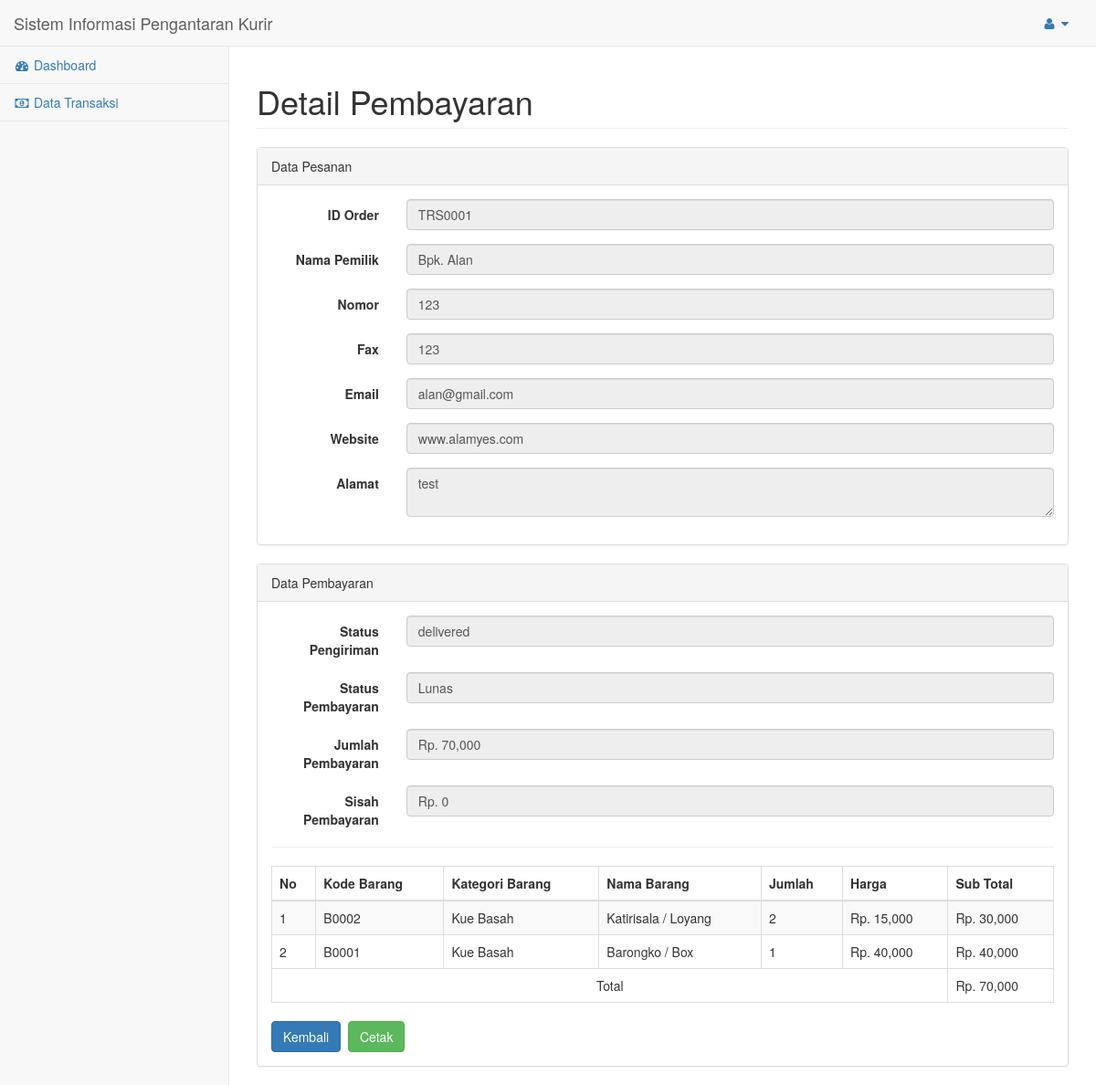
Screenshot of /penjualan/kurir/dt_transaksi_detail.php?Kode=TRS0001 (signed in) with the database file from the repository.
### tables this page shows
CREATE TABLE `tb_retail_pemesanan` (
  `id_pemesanan_retail` int(11) NOT NULL,
  `kd_transaksi` varchar(20) NOT NULL,
  `id_retail` varchar(10) NOT NULL,
  `status_pengiriman` enum('onprocess','delivered','redelivered') DEFAULT NULL,
  `status_pembayaran` enum('proses','lunas','belum_lunas') NOT NULL,
  `jumlah_pembayaran` int(11) DEFAULT NULL,
  `sisah_pembayaran` int(11) DEFAULT NULL,
  `total` int(11) NOT NULL,
  `waktu` date NOT NULL
);

CREATE TABLE `tb_retail` (
  `id_retail` varchar(20) NOT NULL,
  `nama_pemilik` varchar(50) NOT NULL,
  `nama_toko` varchar(50) NOT NULL,
  `tgl_lahir` date NOT NULL,
  `tgl_daftar` datetime NOT NULL DEFAULT CURRENT_TIMESTAMP,
  `foto_ktp` varchar(50) NOT NULL,
  `nomor` varchar(20) NOT NULL,
  `fax` varchar(10) NOT NULL,
  `email` varchar(50) NOT NULL,
  `website` varchar(50) NOT NULL,
  `alamat` text NOT NULL,
  `username` varchar(50) NOT NULL,
  `password` text NOT NULL,
  `foto` varchar(50) DEFAULT NULL
);

CREATE TABLE `tb_retail_transaksi` (
  `id_retail_transaksi` int(11) NOT NULL,
  `kd_transaksi` varchar(15) NOT NULL,
  `kd_barang` varchar(15) NOT NULL,
  `jumlah` int(11) NOT NULL,
  `harga` int(11) NOT NULL,
  `sub_total` int(11) NOT NULL
);

CREATE TABLE `kategori` (
  `kd_kategori` char(10) NOT NULL,
  `nm_kategori` varchar(100) NOT NULL
);

CREATE TABLE `barang` (
  `kd_barang` char(5) NOT NULL,
  `nm_barang` varchar(100) NOT NULL,
  `harga_jual` int(12) NOT NULL,
  `harga_retail` int(12) NOT NULL,
  `stok` int(4) NOT NULL,
  `keterangan` text NOT NULL,
  `file_gambar` varchar(100) NOT NULL,
  `kd_kategori` char(4) NOT NULL
);

### penjualan/kurir/dt_transaksi_detail.php (the view, shortened to what this page needs)
<?php
include_once "session.php";
$kd  = $_GET['Kode'];
$sql = "SELECT tb_retail_pemesanan.kd_transaksi, tb_retail.nama_pemilik, tb_retail.nomor, tb_retail.fax, tb_retail.email, tb_retail.website, tb_retail.alamat, kategori.nm_kategori, barang.nm_barang, tb_retail_transaksi.kd_barang, tb_retail_transaksi.jumlah, tb_retail_transaksi.harga, tb_retail_transaksi.sub_total FROM tb_retail_pemesanan INNER JOIN tb_retail_transaksi ON tb_retail_pemesanan.kd_transaksi = tb_retail_transaksi.kd_transaksi INNER JOIN tb_retail ON tb_retail_pemesanan.id_retail = tb_retail.id_retail INNER JOIN barang ON tb_retail_transaksi.kd_barang = barang.kd_barang INNER JOIN kategori ON barang.kd_kategori = kategori.kd_kategori WHERE tb_retail_pemesanan.kd_transaksi = '$kd'";
$qry = mysqli_query($mysqli, $sql) or die ("MySQL salah! ".mysqli_error($mysqli));
$row = mysqli_fetch_array($qry, MYSQLI_ASSOC);
?>
<!DOCTYPE html>
<html lang="en">
<head>
    <link href="../assets/kurir/vendor/bootstrap/css/bootstrap.min.css" rel="stylesheet">
    <link href="../assets/kurir/vendor/metisMenu/metisMenu.min.css" rel="stylesheet">
    <link href="../assets/kurir/dist/css/sb-admin-2.css" rel="stylesheet">
    <link href="../assets/kurir/vendor/font-awesome/css/font-awesome.min.css" rel="stylesheet" type="text/css">
</head>
<body>
    <div id="wrapper">
        <nav class="navbar navbar-default navbar-static-top" role="navigation" style="margin-bottom: 0">
            <div class="navbar-header">
                <a class="navbar-brand" href="index.php">Sistem Informasi Pengantaran Kurir</a>
            </div>
            <ul class="nav navbar-top-links navbar-right">
                <li class="dropdown">
                    <a class="dropdown-toggle" data-toggle="dropdown" href="#">
                        <i class="fa fa-user fa-fw"></i> <i class="fa fa-caret-down"></i>
                    </a>
                </li>
            </ul>
            <div class="navbar-default sidebar" role="navigation">
                <div class="sidebar-nav navbar-collapse">
                    <ul class="nav" id="side-menu">
                        <li>
                            <a href="dashboard.php"><i class="fa fa-dashboard fa-fw"></i> Dashboard</a>
                        </li>
                        <li>
                            <a href="dt_transaksi.php"><i class="fa fa-money fa-fw"></i> Data Transaksi</a>
                        </li>
                    </ul>
                </div>
            </div>
        </nav>
        <div id="page-wrapper">
            <div class="row">
                <div class="col-lg-12">
                    <h1 class="page-header">Detail Pembayaran</h1>
                </div>
            </div>
            <div class="row">
                <div class="col-lg-12">
                    <div class="panel panel-default">
                        <div class="panel-heading">
                            Data Pesanan
                        </div>
                        <div class="panel-body">
                            <form class="form-horizontal" role="form">
                                <div class="form-group">
                                    <label class="col-xs-2 col-sm-2 col-lg-2 control-label">ID Order</label>
                                    <div class="col-xs-10 col-sm-10 col-lg-10">
                                        <input type="text" class="form-control" value="<?= $row['kd_transaksi'] ?>" readonly="readonly" />
                                    </div>
                                </div>
                                <div class="form-group">
                                    <label class="col-xs-2 col-sm-2 col-lg-2 control-label">Nama Pemilik</label>
                                    <div class="col-xs-10 col-sm-10 col-lg-10">
                                        <input type="text" class="form-control" value="<?= $row['nama_pemilik'] ?>" readonly="readonly" />
                                    </div>
                                </div>
                                <div class="form-group">
                                    <label class="col-xs-2 col-sm-2 col-lg-2 control-label">Nomor</label>
                                    <div class="col-xs-10 col-sm-10 col-lg-10">
                                        <input type="text" class="form-control" value="<?= $row['nomor'] ?>" readonly="readonly" />
                                    </div>
                                </div>
                                <div class="form-group">
                                    <label class="col-xs-2 col-sm-2 col-lg-2 control-label">Fax</label>
                                    <div class="col-xs-10 col-sm-10 col-lg-10">
                                        <input type="text" class="form-control" value="<?= $row['fax'] ?>" readonly="readonly" />
                                    </div>
                                </div>
                                <div class="form-group">
                                    <label class="col-xs-2 col-sm-2 col-lg-2 control-label">Email</label>
                                    <div class="col-xs-10 col-sm-10 col-lg-10">
                                        <input type="text" class="form-control" value="<?= $row['email'] ?>" readonly="readonly" />
                                    </div>
                                </div>
                                <div class="form-group">
                                    <label class="col-xs-2 col-sm-2 col-lg-2 control-label">Website</label>
                                    <div class="col-xs-10 col-sm-10 col-lg-10">
                                        <input type="text" class="form-control" value="<?= $row['website'] ?>" readonly="readonly" />
                                    </div>
                                </div>
                                <div class="form-group">
                                    <label class="col-xs-2 col-sm-2 col-lg-2 control-label">Alamat</label>
                                    <div class="col-xs-10 col-sm-10 col-lg-10">
                                        <textarea class="form-control" readonly="readonly"><?= $row['alamat'] ?></textarea>
                                    </div>
                                </div>
                            </form>
                        </div>
                    </div>
                    <div class="panel panel-default">
                        <div class="panel-heading">
                            Data Pembayaran
                        </div>
                        <div class="panel-body">
                            <?php
                            $sql_p = "SELECT * FROM tb_retail_pemesanan WHERE kd_transaksi = '$kd'";
                            $qry_p = mysqli_query($mysqli, $sql_p) or die ("MySQL salah! ".mysqli_error($mysqli));
                            $rows  = mysqli_fetch_array($qry_p, MYSQLI_ASSOC);
                            ?>
                            <form class="form-horizontal" role="form">
                                <div class="form-group">
                                    <label class="col-xs-2 col-sm-2 col-lg-2 control-label">Status Pengiriman</label>
                                    <div class="col-xs-10 col-sm-10 col-lg-10">
                                        <input type="text" class="form-control" value="<?= $rows['status_pengiriman'] ?>" readonly="readonly" />
                                    </div>
                                </div>
                                <div class="form-group">
                                    <label class="col-xs-2 col-sm-2 col-lg-2 control-label">Status Pembayaran</label>
                                    <div class="col-xs-10 col-sm-10 col-lg-10">
                                        <input type="text" class="form-control" value="<?= ($rows['status_pembayaran'] != 'lunas') ? 'Belum Lunas' : 'Lunas' ?>" readonly="readonly" />
                                    </div>
                                </div>
                                <div class="form-group">
                                    <label class="col-xs-2 col-sm-2 col-lg-2 control-label">Jumlah Pembayaran</label>
                                    <div class="col-xs-10 col-sm-10 col-lg-10">
                                        <input type="text" class="form-control" value="Rp. <?= number_format($rows['jumlah_pembayaran']) ?>" readonly="readonly" />
                                    </div>
                                </div>
                                <div class="form-group">
                                    <label class="col-xs-2 col-sm-2 col-lg-2 control-label">Sisah Pembayaran</label>
                                    <div class="col-xs-10 col-sm-10 col-lg-10">
                                        <input type="text" class="form-control" value="Rp. <?= number_format($rows['sisah_pembayaran']) ?>" readonly="readonly" />
                                    </div>
                                </div>
                            </form>
                            <hr />
                            <table width="100%" class="table table-striped table-bordered table-hover">
                                <thead>
                                    <tr>
                                        <th>No</th>
                                        <th>Kode Barang</th>
                                        <th>Kategori Barang</th>
                                        <th>Nama Barang</th>
                                        <th>Jumlah</th>
                                        <th>Harga</th>
                                        <th>Sub Total</th>
                                    </tr>
                                </thead>
                                <tbody>
                                    <?php
                                    $no = 1;
                                    $sql_i = "SELECT tb_retail_pemesanan.kd_transaksi, tb_retail.nama_pemilik, tb_retail.nomor, tb_retail.fax, tb_retail.email, tb_retail.website, tb_retail.alamat, kategori.nm_kategori, barang.nm_barang, tb_retail_transaksi.kd_barang, tb_retail_transaksi.jumlah, tb_retail_transaksi.harga, tb_retail_transaksi.sub_total FROM tb_retail_pemesanan INNER JOIN tb_retail_transaksi ON tb_retail_pemesanan.kd_transaksi = tb_retail_transaksi.kd_transaksi INNER JOIN tb_retail ON tb_retail_pemesanan.id_retail = tb_retail.id_retail INNER JOIN barang ON tb_retail_transaksi.kd_barang = barang.kd_barang INNER JOIN kategori ON barang.kd_kategori = kategori.kd_kategori WHERE tb_retail_pemesanan.kd_transaksi = '$kd'";
                                    $qry_i = mysqli_query($mysqli, $sql_i) or die ("MySQL salah! ".mysqli_error($mysqli));
                                    $sql_p = "SELECT * FROM tb_retail_pemesanan WHERE kd_transaksi = '$kd'";
                                    $qry_p = mysqli_query($mysqli, $sql_p) or die ("MySQL salah! ".mysqli_error($mysqli));
                                    $datas = mysqli_fetch_array($qry_p, MYSQLI_ASSOC);
                                    ?>
                                    <?php while ($rows = mysqli_fetch_array($qry_i, MYSQLI_ASSOC)) : ?>
                                        <tr>
                                            <td><?= $no++ ?></td>
                                            <td><?= $rows['kd_barang'] ?></td>
                                            <td><?= $rows['nm_kategori'] ?></td>
                                            <td><?= $rows['nm_barang'] ?></td>
                                            <td><?= $rows['jumlah'] ?></td>
                                            <td>Rp. <?= number_format($rows['harga']) ?> </td>
                                            <td>Rp. <?= number_format($rows['sub_total']) ?> </td>
                                        </tr>
                                    <?php endwhile; ?>
                                </tbody>
                                <tfoot>
                                    <tr>
                                        <td colspan="6" align="center">
                                            <p style="margin: 0;">Total</p>
                                        </td>
                                        <td>Rp. <?= number_format($datas['total']) ?></td>
                                    </tr>
                                </tfoot>
                            </table>
                            <a href="dt_transaksi.php" class="btn btn-primary">Kembali</a>&nbsp;
                            <a href="dt_transaksi_cetak.php?kode=<?= $kd ?>" class="btn btn-success" target="_blank">Cetak</a>
                        </div>
                    </div>
                </div>
            </div>
        </div>
    </div>
</body>
</html>

### rows the page displays
tb_retail_pemesanan: kd_transaksi "TRS0001", status_pengiriman "delivered", status_pembayaran "Lunas", jumlah_pembayaran "Rp. 70,000", sisah_pembayaran "Rp. 0", tb_retail_transaksi.kd_barang "B0002", kategori.nm_kategori "Kue Basah", barang.nm_barang "Katirisala / Loyang", tb_retail_transaksi.jumlah "2", tb_retail_transaksi.harga "15,000", tb_retail_transaksi.sub_total "30,000", tb_retail_transaksi.kd_barang "B0001", barang.nm_barang "Barongko / Box", tb_retail_transaksi.jumlah "1", tb_retail_transaksi.harga "40,000", tb_retail_transaksi.sub_total "40,000", total "70,000"
tb_retail: nama_pemilik "Bpk. Alan", nomor "123", fax "123", email "alan@gmail.com", website "www.alamyes.com", alamat "test"
